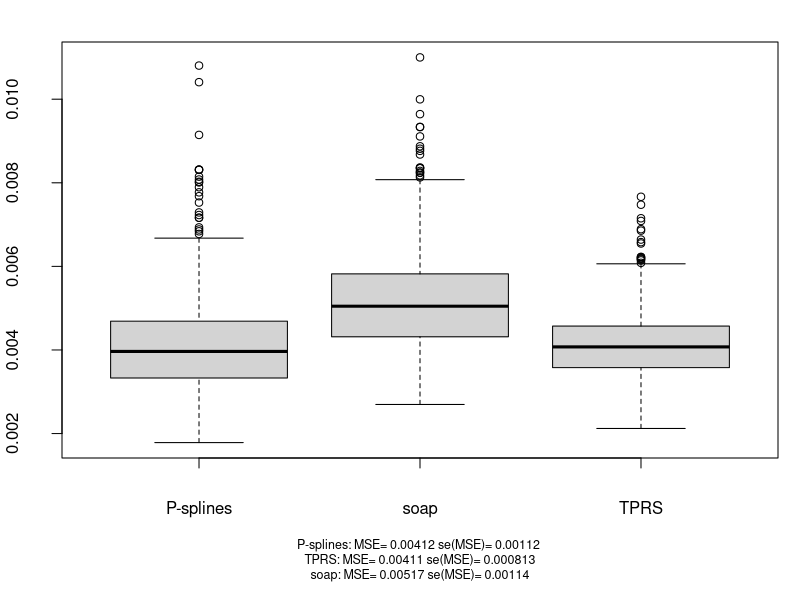

Recreate this plot in R.
# make some boxplots

pdf(file="mses-boxplot.pdf",width=4,height=4)

# make the text look better for printout
par(cex.lab=0.75)

# b l t r
par(mar=c(7,3,2,1)+.1)
par(mgp=c(6,2,0))

pspl<-read.csv("pspline.results.txt")
other<-read.csv("results.file.txt")


dat<-list(labs=c(rep("P-splines",length(pspl$mapped)),
                 rep("TPRS",length(other$mapped)),
                 rep("soap",length(other$soap))),
          mse=c(pspl$mapped,other$mapped,other$soap))


mses<-c(signif(mean(dat$mse[dat$labs=="P-splines"],na.rm=TRUE),3),
        signif(mean(dat$mse[dat$labs=="TPRS"],na.rm=TRUE),3),
        signif(mean(dat$mse[dat$labs=="soap"],na.rm=TRUE),3))

ses<-c(signif(sd(dat$mse[dat$labs=="P-splines"],na.rm=TRUE),3),
        signif(sd(dat$mse[dat$labs=="TPRS"],na.rm=TRUE),3),
        signif(sd(dat$mse[dat$labs=="soap"],na.rm=TRUE),3))

xlab=paste("P-splines: MSE=",mses[1],"se(MSE)=",ses[1],"\n",
           "TPRS: MSE=",mses[2],"se(MSE)=",ses[2],"\n",
           "soap: MSE=",mses[3],"se(MSE)=",ses[3],"\n")

boxplot(mse~labs,data=dat,main="",xlab=xlab)

dev.off()
